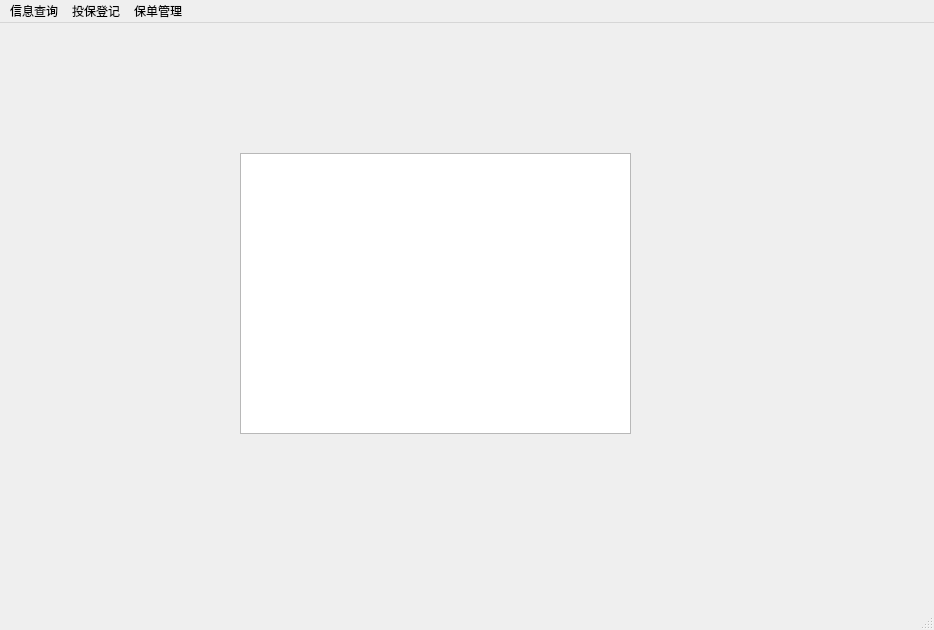
<?xml version="1.0" encoding="UTF-8"?>
<ui version="4.0">
 <class>MainWindow</class>
 <widget class="QMainWindow" name="MainWindow">
  <property name="geometry">
   <rect>
    <x>0</x>
    <y>0</y>
    <width>934</width>
    <height>630</height>
   </rect>
  </property>
  <property name="windowTitle">
   <string>东软10组_车险管理系统</string>
  </property>
  <widget class="QWidget" name="centralWidget">
   <widget class="QTableWidget" name="tableWidget">
    <property name="geometry">
     <rect>
      <x>240</x>
      <y>130</y>
      <width>391</width>
      <height>281</height>
     </rect>
    </property>
   </widget>
  </widget>
  <widget class="QMenuBar" name="Main_MenuBar">
   <property name="geometry">
    <rect>
     <x>0</x>
     <y>0</y>
     <width>934</width>
     <height>32</height>
    </rect>
   </property>
   <widget class="QMenu" name="Main_InfoQueryMenu">
    <property name="title">
     <string>信息查询</string>
    </property>
    <addaction name="Main_WarrantyQueryAction"/>
    <addaction name="Main_RiskQueryAction"/>
    <addaction name="Main_DamageQueryAction"/>
    <addaction name="Main_ClaimQueryAction"/>
    <addaction name="Main_IncQueryAction"/>
   </widget>
   <widget class="QMenu" name="Main_InsuranceSignMenu">
    <property name="title">
     <string>投保登记</string>
    </property>
    <addaction name="Main_WarrantSignAction"/>
    <addaction name="Main_RiskSignAction"/>
    <addaction name="Main_DamageSignAction"/>
    <addaction name="Main_ClaimSignAction"/>
    <addaction name="Main_IncSignAction"/>
   </widget>
   <widget class="QMenu" name="Main_ManageMenu">
    <property name="title">
     <string>保单管理</string>
    </property>
    <widget class="QMenu" name="Main_InfomationSearchMenu">
     <property name="title">
      <string>资料查看</string>
     </property>
     <addaction name="Main_WarrantSearchAction"/>
     <addaction name="Main_RiskSearchAction"/>
     <addaction name="Main_DamageSearchAction"/>
     <addaction name="Main_ClaimSearchAction"/>
     <addaction name="Main_IncSearchAction"/>
    </widget>
    <addaction name="Main_InfomationSearchMenu"/>
    <addaction name="Main_OutputFileAction"/>
   </widget>
   <addaction name="Main_InfoQueryMenu"/>
   <addaction name="Main_InsuranceSignMenu"/>
   <addaction name="Main_ManageMenu"/>
  </widget>
  <widget class="QStatusBar" name="statusBar"/>
  <action name="Main_WarrantSignAction">
   <property name="text">
    <string>保单登记</string>
   </property>
  </action>
  <action name="Main_RiskSignAction">
   <property name="text">
    <string>出险登记</string>
   </property>
  </action>
  <action name="Main_DamageSignAction">
   <property name="text">
    <string>定损登记</string>
   </property>
  </action>
  <action name="Main_ClaimSignAction">
   <property name="text">
    <string>理赔登记</string>
   </property>
  </action>
  <action name="Main_IncSignAction">
   <property name="text">
    <string>承保公司登记</string>
   </property>
  </action>
  <action name="Main_WarrantyQueryAction">
   <property name="text">
    <string>保单查询</string>
   </property>
  </action>
  <action name="Main_RiskQueryAction">
   <property name="text">
    <string>出险查询</string>
   </property>
  </action>
  <action name="Main_DamageQueryAction">
   <property name="text">
    <string>定损查询</string>
   </property>
  </action>
  <action name="Main_ClaimQueryAction">
   <property name="text">
    <string>理赔查询</string>
   </property>
  </action>
  <action name="Main_IncQueryAction">
   <property name="text">
    <string>承保公司查询</string>
   </property>
  </action>
  <action name="Main_WarrantSearchAction">
   <property name="text">
    <string>保单信息</string>
   </property>
  </action>
  <action name="Main_RiskSearchAction">
   <property name="text">
    <string>出险信息</string>
   </property>
  </action>
  <action name="Main_DamageSearchAction">
   <property name="text">
    <string>定损单信息</string>
   </property>
  </action>
  <action name="Main_ClaimSearchAction">
   <property name="text">
    <string>全部理赔信息</string>
   </property>
  </action>
  <action name="Main_IncSearchAction">
   <property name="text">
    <string>承保公司信息</string>
   </property>
  </action>
  <action name="Main_OutputFileAction">
   <property name="text">
    <string>导出文件（待完善）</string>
   </property>
  </action>
 </widget>
 <layoutdefault spacing="6" margin="11"/>
 <resources/>
 <connections/>
</ui>
